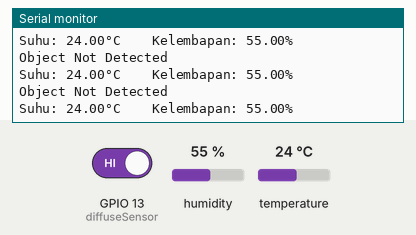
A sketch run on a simulated ESP32. Shown: the last lines printed to the serial monitor. The inputs (shaded band) are chosen by the test bench; at power-on: GPIO 13 (diffuseSensor) HIGH, humidity 55 %, temperature 24 °C. WiFi joins after 1.5 s; servers stay silent unless stated; no MQTT or app messages arrive unless stated.

Above: at 2.7 s.
2.8 s: GPIO 13 (diffuseSensor) driven LOW
At 3.67 s:
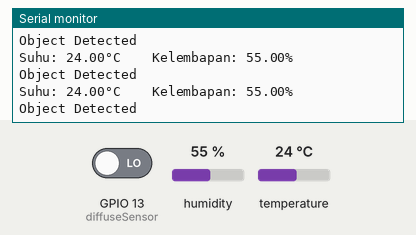
4.3 s: humidity set to 22 %
At 4.31 s:
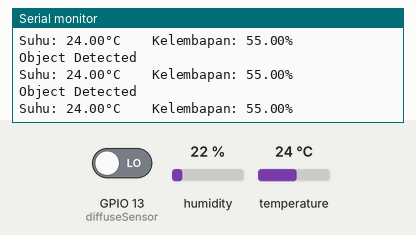
5.8 s: temperature set to 12 °C
At 5.84 s:
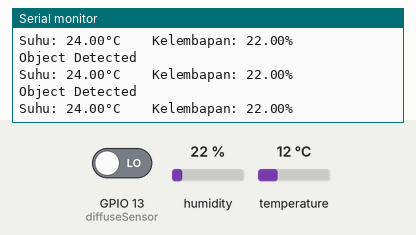
7.3 s: humidity set to 40 %
At 7.77 s:
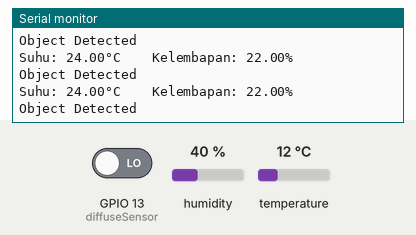
Timing chart, 0 to 9.8 s (numbered marks = the images above; inputs shaded):
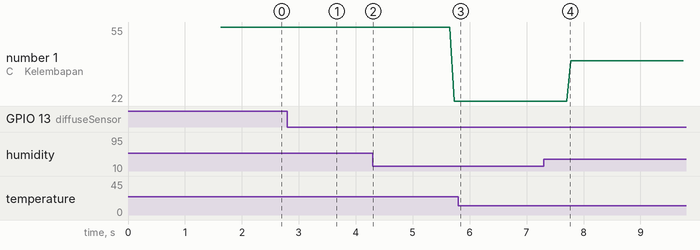

Measured:
- after the input at 2.8 s, the serial monitor: prints a new line at once (image 1)
- plotted number 1: 55 → 22 after the input at 4.3 s, 22 → 40 after the input at 7.3 s

The sketch:

mqtt_diffuse_dht11.ino
```cpp
#include <WiFi.h>
#include <PubSubClient.h>
#include <DHT.h>

#define ssid "yourSSID"
#define password "yourPASSWORD"
#define mqtt_server "broker.hivemq.com"

WiFiClient espClient;
PubSubClient client(espClient);

DHT dht(25, DHT11);
char temp[10];
char humi[10];

const int diffuseSensor = 13;
int dataSensor = 0;

void connectToWiFi() {
  Serial.print("Connecting to WiFi");
  WiFi.mode(WIFI_STA);
  WiFi.begin(ssid, password);

  while (WiFi.status() != WL_CONNECTED) {
    Serial.print(".");
    delay(500);
  }
  Serial.println("Connected to WiFi");
}

void reconnect() {
  while (!client.connected()) {
    Serial.print("Attempting MQTT connection...");
    if (client.connect("ESP32nurfaizah")) {
      Serial.println("connected");
    } else {
      Serial.println(" trying again");
      delay(1000);
    }
  }
}

void setup() {
  Serial.begin(115200);
  connectToWiFi();
  client.setServer(mqtt_server, 1883);
  dht.begin();
  pinMode(diffuseSensor, INPUT);
}

void loop() {
  if (!client.connected()) {
    reconnect();
  }
  client.loop();

  delay(50);
  dataSensor = digitalRead(diffuseSensor);

  if (dataSensor == LOW) {
    Serial.println("Object Detected");
    //publish sensor data to MQTT broker
    client.publish("nur/faizah/sensor", "Object Detected");
  } else {
    Serial.println("Object Not Detected");
    //publish sensor data to MQTT broker
    client.publish("nur/faizah/sensor", "Object Not Detected");
  }
  float t = dht.readTemperature();
  dtostrf(t, 4, 2, temp);
  float h = dht.readHumidity();
  dtostrf(h, 4, 2, humi);
  /* 4 is mininum width, 2 is precision; float value is copied onto str_sensor*/

  Serial.printf(("Suhu: %.2f°C \t Kelembapan: %.2f%% \n"), t, h);

  client.publish("nur/faizah/temp", temp);
  client.publish("nur/faizah/humi", humi);
}
```
